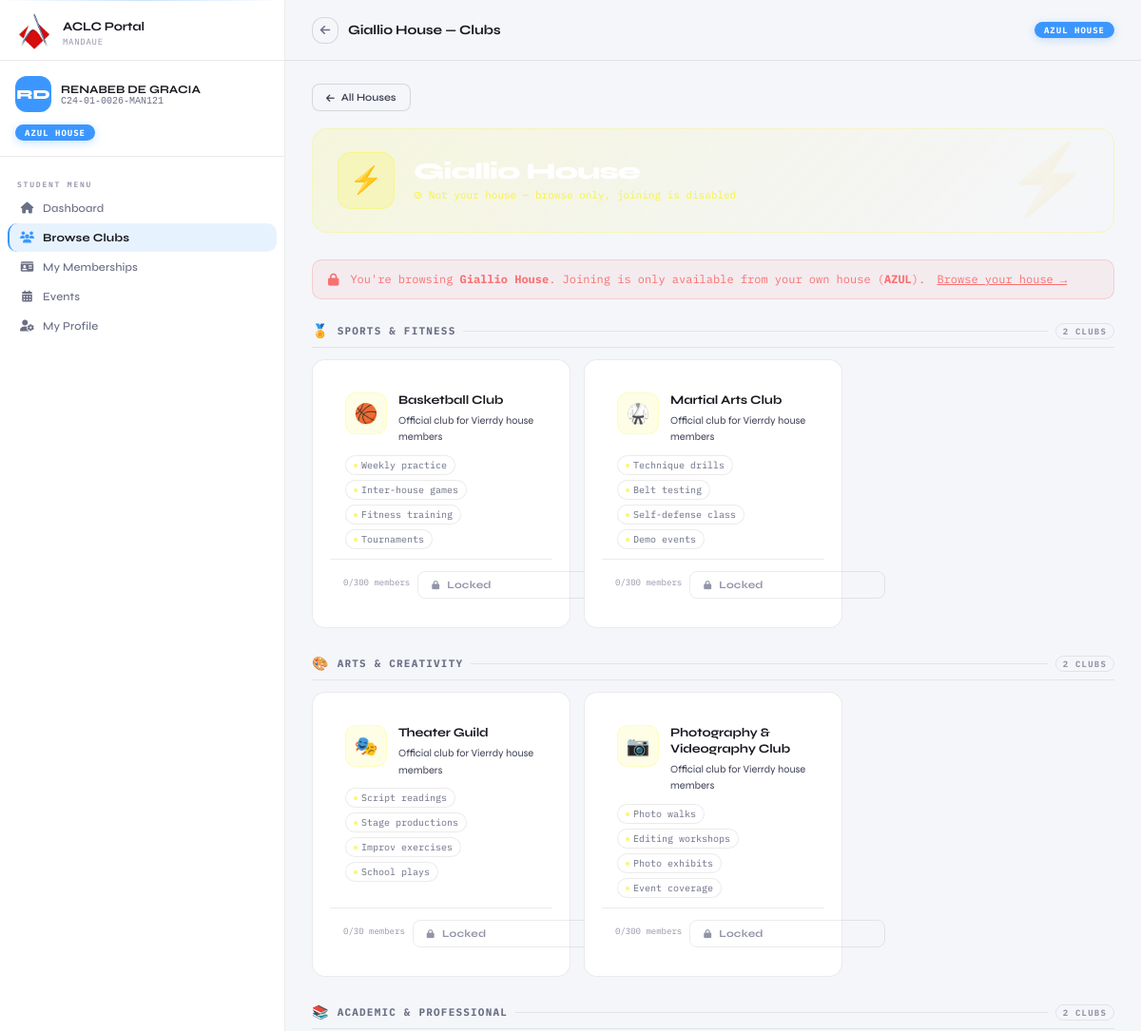
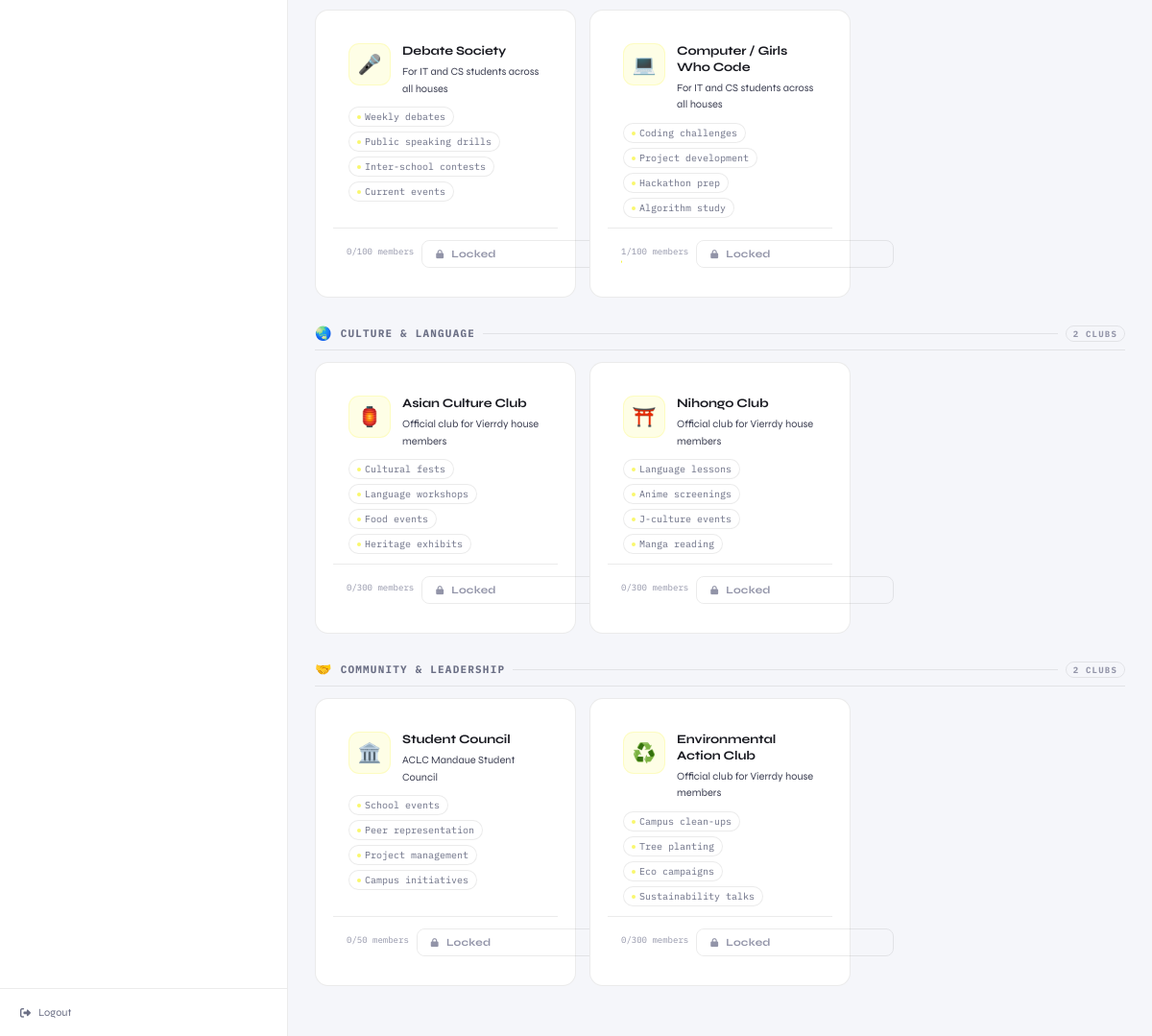
/student/clubs.php?house=giallio (signed in), run on the app's committed database (2 pictures, top to bottom).
### tables this page shows
CREATE TABLE `students` (
  `id` int(11) NOT NULL,
  `student_id` varchar(30) NOT NULL COMMENT 'Format: C24-01-XXXX-HOU',
  `last_name` varchar(100) NOT NULL,
  `first_name` varchar(100) NOT NULL,
  `middle_name` varchar(100) DEFAULT NULL,
  `course` varchar(20) DEFAULT NULL,
  `level` varchar(10) DEFAULT NULL,
  `status` varchar(30) DEFAULT 'STUDENT',
  `house` varchar(20) DEFAULT NULL,
  `password` varchar(255) DEFAULT NULL COMMENT 'NULL = not yet registered',
  `email` varchar(150) DEFAULT NULL,
  `phone` varchar(20) DEFAULT NULL,
  `profile_pic` varchar(255) DEFAULT NULL,
  `is_active` tinyint(1) DEFAULT 1,
  `created_at` timestamp NOT NULL DEFAULT current_timestamp(),
  `updated_at` timestamp NOT NULL DEFAULT current_timestamp() ON UPDATE current_timestamp()
);

CREATE TABLE `clubs` (
  `id` int(11) NOT NULL,
  `club_name` varchar(150) NOT NULL,
  `description` text DEFAULT NULL,
  `house` varchar(20) DEFAULT NULL COMMENT 'NULL = open to all houses',
  `logo` varchar(255) DEFAULT NULL,
  `max_members` int(11) DEFAULT 50,
  `is_active` tinyint(1) DEFAULT 1,
  `created_by` int(11) DEFAULT NULL,
  `created_at` timestamp NOT NULL DEFAULT current_timestamp()
);

### includes/config.php (called while the page is built, shortened)
<?php
function sanitize($str) {
    return htmlspecialchars(trim((string)$str), ENT_QUOTES, 'UTF-8');
}
?>

### student/clubs.php (the view, shortened to what this page needs)
<?php
require_once '../includes/config.php';
$db         = getDB();
$student_id = $_SESSION['student_id'];
$stmt = $db->prepare("SELECT * FROM students WHERE student_id = ?");
$stmt->execute([$student_id]);
$student = $stmt->fetch();
$my_map = [];
$selected_house = $_GET['house'] ?? null;
$houses = [
    'giallio' => [
        'label'  => 'Giallio House',
        'color'  => '#f7f431',
        'emoji'  => '⚡',
        'motto'  => 'Excellence through discipline',
    ],
    'roxxo'   => [
        'label'  => 'Roxxo House',
        'color'  => '#fc3a3a',
        'emoji'  => '🔥',
        'motto'  => 'Passion drives greatness',
    ],
    'azul'    => [
        'label'  => 'Azul House',
        'color'  => '#3b97ff',
        'emoji'  => '🌊',
        'motto'  => 'Wisdom shapes the future',
    ],
    'cahel'   => [
        'label'  => 'Cahel House',
        'color'  => '#ff8400',
        'emoji'  => '🌿',
        'motto'  => 'Rooted in honor, grown in unity',
    ],
    'vierrdy' => [
        'label'  => 'Vierrdy House',
        'color'  => '#4cf957',
        'emoji'  => '🌱',
        'motto'  => 'Grow bold, serve well',
    ],
];
$student_house_key = strtolower(trim(str_ireplace('house', '', $student['house'])));
$is_own_house = $selected_house &&
    strtolower(trim(str_ireplace('house', '', $selected_house))) === $student_house_key;
$all_clubs_db = [];
if ($selected_house) {
    $stmt = $db->prepare("
        SELECT c.*,
            (SELECT COUNT(*) FROM memberships m WHERE m.club_id=c.id AND m.status='approved') as member_count
        FROM clubs c
        WHERE c.is_active=1
        ORDER BY c.club_name
    ");
    $stmt->execute();
    foreach ($stmt->fetchAll() as $row) {
        $all_clubs_db[strtolower($row['club_name'])] = $row;
    }
}
function matchDbClub($key, $name, $db_clubs) {
    foreach ($db_clubs as $dbname => $row) {
        if (strpos($dbname, $key) !== false) return $row;
    }
    $first_word = strtolower(explode(' ', $name)[0]);
    foreach ($db_clubs as $dbname => $row) {
        if (strpos($dbname, $first_word) !== false) return $row;
    }
    return null;
}
$initials = strtoupper(substr($student['first_name'],0,1) . substr($student['last_name'],0,1));
?>
<!DOCTYPE html>
<html lang="en">
<head>
<link rel="stylesheet" href="../css/portal.css">
<link rel="stylesheet" href="https://cdnjs.cloudflare.com/ajax/libs/font-awesome/6.4.0/css/all.min.css">
</head>
<body>
<div class="dashboard-wrap">
    <aside class="sidebar">
        <div class="sb-brand" style="padding:20px 16px 14px;border-bottom:1px solid var(--border)">
            <div class="logo">
        <img src="../assets/aclc_logo(1).png"  style="width:40px;height:40px;object-fit:contain;">
    </div>
            <div><div class="sb-title">ACLC Portal</div><div class="sb-sub">Mandaue</div></div>
        </div>
        <div style="padding:16px;border-bottom:1px solid var(--border)">
            <div style="display:flex;align-items:center;gap:10px">
                <div style="width:38px;height:38px;border-radius:12px;background:var(--acc);display:flex;align-items:center;justify-content:center;font-size:14px;font-weight:800;color:#fff;flex-shrink:0"><?= $initials ?></div>
                <div>
                    <div style="font-size:12px;font-weight:700;color:var(--text-primary)"><?= sanitize($student['first_name']) ?> <?= sanitize($student['last_name']) ?></div>
                    <div style="font-size:10px;color:var(--text-muted);font-family:monospace"><?= sanitize($student['student_id']) ?></div>
                </div>
            </div>
            <div style="margin-top:10px"><span class="house-badge"><?= sanitize($student['house']) ?> HOUSE</span></div>
        </div>
        <nav class="sb-nav">
            <div class="sb-section-label">Student Menu</div>
            <a href="dashboard.php"   class="sb-item"><i class="fas fa-home"></i> Dashboard</a>
            <a href="clubs.php"       class="sb-item active"><i class="fas fa-users"></i> Browse Clubs</a>
            <a href="memberships.php" class="sb-item"><i class="fas fa-id-card"></i> My Memberships</a>
            <a href="events.php"      class="sb-item"><i class="fas fa-calendar-alt"></i> Events</a>
            <a href="profile.php"     class="sb-item"><i class="fas fa-user-cog"></i> My Profile</a>
        </nav>
        <div class="sb-foot"><a href="../logout.php" class="sb-logout"><i class="fas fa-sign-out-alt"></i> Logout</a></div>
    </aside>
    <main class="main">
        <div class="topbar">
            <div style="display:flex;align-items:center;gap:10px">
                <?php if ($selected_house): ?>
                <a href="clubs.php" style="display:flex;align-items:center;justify-content:center;width:28px;height:28px;border-radius:12px;background:rgba(255,255,255,0.04);border:1px solid var(--border-md);color:var(--text-muted);text-decoration:none;font-size:12px;transition:all 0.15s" onmouseover="this.style.background='rgba(255,255,255,0.08)'" onmouseout="this.style.background='rgba(255,255,255,0.04)'">
                    <i class="fas fa-arrow-left"></i>
                </a>
                <?php endif; ?>
                <div>
                    <div class="topbar-title">
                        <?= $selected_house
                            ? htmlspecialchars($houses[strtolower(trim(str_ireplace('house','',$selected_house)))] ['label'] ?? ucfirst($selected_house).' House') . ' — Clubs'
                            : 'Browse Clubs' ?>
                    </div>
                </div>
            </div>
            <span class="house-badge"><?= sanitize($student['house']) ?> HOUSE</span>
        </div>
        <div class="page-content">
            <?php if (!$selected_house): ?>
            <div class="page-intro">
                <div>
                    <h2>Select a House</h2>
                    <p>Join clubs from your own house</p>
                </div>
            </div>
            <div class="houses-list">
                <?php foreach ($houses as $key => $house):
                    $is_own = $student_house_key === $key;
                    list($hr,$hg,$hb) = sscanf($house['color'], "#%02x%02x%02x");
                    $cnt = $db->prepare("SELECT COUNT(*) FROM clubs WHERE is_active=1 AND LOWER(REPLACE(REPLACE(house,' HOUSE',''),' house',''))=?");
                    $cnt->execute([$key]);
                    $club_count = (int)$cnt->fetchColumn();
                    if ($club_count === 0) $club_count = 10;
                ?>
                <a href="clubs.php?house=<?= $key ?>"
                   class="house-row-card <?= $is_own ? 'is-own' : '' ?>"
                   style="--h-color:<?= $house['color'] ?>;--h-rgb:<?= $hr ?>,<?= $hg ?>,<?= $hb ?>">
                    <div class="house-row-accent"></div>
                    <div class="house-row-emblem" style="--h-rgb:<?= $hr ?>,<?= $hg ?>,<?= $hb ?>">
                        <?= $house['emoji'] ?>
                    </div>
                    <div class="house-row-info">
                        <div class="house-row-name"><?= $house['label'] ?></div>
                        <div class="house-row-motto">"<?= $house['motto'] ?>"</div>
                        <div class="house-row-meta">
                            <span class="meta-pill"><i class="fas fa-users"></i><?= $club_count ?> clubs available</span>
                            <?php if ($is_own): ?>
                            <span class="meta-pill" style="color:<?= $house['color'] ?>;border-color:rgba(<?= $hr ?>,<?= $hg ?>,<?= $hb ?>,0.3)">
                                <i class="fas fa-check"></i> Enrolled
                            </span>
                            <?php endif; ?>
                        </div>
                    </div>
                    <div class="house-row-right">
                        <?php if ($is_own): ?>
                        <div class="your-house-indicator">
                            <div class="your-house-dot" style="background:<?= $house['color'] ?>"></div>
                            YOUR HOUSE
                        </div>
                        <?php endif; ?>
                        <span class="house-status-badge <?= $is_own ? 'badge-join' : 'badge-view' ?>"
                              style="<?= $is_own ? "--h-color:{$house['color']};--h-rgb:{$hr},{$hg},{$hb}" : '' ?>">
                            <?= $is_own ? '✦ CAN JOIN' : '⊘ VIEW ONLY' ?>
                        </span>
                    </div>
                </a>
                <?php endforeach; ?>
            </div>
            <?php else:
            $bare_key = strtolower(trim(str_ireplace('house', '', $selected_house)));
            $h        = $houses[$bare_key] ?? null;
            $h_color  = $h ? $h['color'] : '#888';
            list($hr,$hg,$hb) = sscanf($h_color, "#%02x%02x%02x");
            ?>
            <a href="clubs.php" class="clubs-topbar-back">
                <i class="fas fa-arrow-left" style="font-size:10px"></i> All Houses
            </a>
            <div class="house-banner"
                 style="--h-color:<?= $h_color ?>;--h-rgb:<?= $hr ?>,<?= $hg ?>,<?= $hb ?>"
                 data-emoji="<?= $h ? $h['emoji'] : '🏠' ?>">
                <div class="banner-icon"><?= $h ? $h['emoji'] : '🏠' ?></div>
                <div>
                    <div class="banner-title"><?= $h ? $h['label'] : ucfirst($selected_house).' House' ?></div>
                    <div class="banner-sub">
                        <?= $is_own_house
                            ? '✓ Your house — you can apply to any club below'
                            : '⊘ Not your house — browse only, joining is disabled' ?>
                    </div>
                </div>
            </div>
            <?php if (!$is_own_house): ?>
            <div class="locked-bar">
                <i class="fas fa-lock"></i>
                <span>
                    You're browsing <strong><?= $h ? $h['label'] : ucfirst($selected_house).' House' ?></strong>.
                    Joining is only available from your own house
                    (<strong><?= sanitize($student['house']) ?></strong>).
                    <a href="clubs.php?house=<?= $student_house_key ?>" style="color:#f87171;text-decoration:underline;margin-left:5px">Browse your house →</a>
                </span>
            </div>
            <?php endif; ?>
            <?php foreach ($all_clubs_config as $cat): ?>
            <div class="category-section">
                <div class="cat-label">
                    <span class="cat-label-icon"><?= $cat['cat_icon'] ?></span>
                    <span><?= $cat['category'] ?></span>
                    <div class="cat-label-line"></div>
                    <span class="cat-count"><?= count($cat['items']) ?> clubs</span>
                </div>
                <div class="clubs-row">
                    <?php foreach ($cat['items'] as $club_cfg):
                        $db_row    = matchDbClub($club_cfg['key'], $club_cfg['name'], $all_clubs_db);
                        $club_id   = $db_row ? $db_row['id'] : null;
                        $max_m     = $db_row ? (int)$db_row['max_members']  : 30;
                        $cur_m     = $db_row ? (int)$db_row['member_count'] : 0;
                        $status    = $club_id ? ($my_map[$club_id] ?? null) : null;
                        $is_full   = $cur_m >= $max_m;
                        $desc      = ($db_row && !empty($db_row['description'])) ? $db_row['description'] : $club_cfg['desc'];
                    ?>
                    <div class="club-card" style="--h-color:<?= $h_color ?>;--h-rgb:<?= $hr ?>,<?= $hg ?>,<?= $hb ?>">
                        <div class="club-card-head">
                            <div class="club-icon"><?= $club_cfg['icon'] ?></div>
                            <div style="flex:1;min-width:0">
                                <div class="club-name"><?= htmlspecialchars($club_cfg['name']) ?></div>
                                <div class="club-desc"><?= htmlspecialchars($desc) ?></div>
                            </div>
                        </div>
                        <div class="club-acts">
                            <?php foreach ($club_cfg['acts'] as $act): ?>
                            <span class="act-tag"><?= htmlspecialchars($act) ?></span>
                            <?php endforeach; ?>
                        </div>
                        <div class="club-footer">
                            <div class="cap-wrap">
                                <div class="cap-text"><?= $cur_m ?>/<?= $max_m ?> members</div>
                                <div class="cap-bar">
                                </div>
                            </div>
                            <?php if ($status === 'approved'): ?>
                                <button class="btn-join member" disabled>✓ Member</button>
                            <?php elseif ($status === 'pending'): ?>
                                <button class="btn-join pending" disabled>⏳ Pending</button>
                            <?php elseif (!$is_own_house): ?>
                                <button class="btn-join locked" disabled>
                                    <i class="fas fa-lock" style="font-size:9px;margin-right:4px"></i>Locked
                                </button>
                            <?php elseif ($is_full): ?>
                                <button class="btn-join full" disabled>Club Full</button>
                            <?php else: ?>
                                <button class="btn-join full" disabled>Unavailable</button>
                            <?php endif; ?>
                        </div>
                    </div>
                    <?php endforeach; ?>
                </div>
            </div>
            <?php endforeach; ?>
            <?php endif; ?>
        </div>
    </main>
</div>
</body>
</html>

### data on the page
students: initials "RD", first_name "RENABEB", last_name "DE GRACIA", student "C24-01-0026-MAN121", house "AZUL"
clubs: description "Official club for Vierrdy house members", max_members "300"
clubs: description "Official club for Vierrdy house members", max_members "300"
clubs: description "Official club for Vierrdy house members", max_members "30"
clubs: description "Official club for Vierrdy house members", max_members "300"
clubs: description "For IT and CS students across all houses", max_members "100"
clubs: description "For IT and CS students across all houses", max_members "100"
clubs: description "Official club for Vierrdy house members", max_members "300"
clubs: description "Official club for Vierrdy house members", max_members "300"
clubs: description "ACLC Mandaue Student Council", max_members "50"
clubs: description "Official club for Vierrdy house members", max_members "300"

### other printed values
$h['emoji'] "⚡"
$h['label'] "Giallio House"
$cat['cat_icon'] "🏅"
$cat['category'] "SPORTS & FITNESS"
count($cat['items']) "2"
$club_cfg['icon'] "🏀"
$club_cfg['name'] "Basketball Club"
$act "Weekly practice"
$act "Inter-house games"
$act "Fitness training"
$act "Tournaments"
$cur_m "0"
$club_cfg['icon'] "🥋"
$club_cfg['name'] "Martial Arts Club"
$act "Technique drills"
